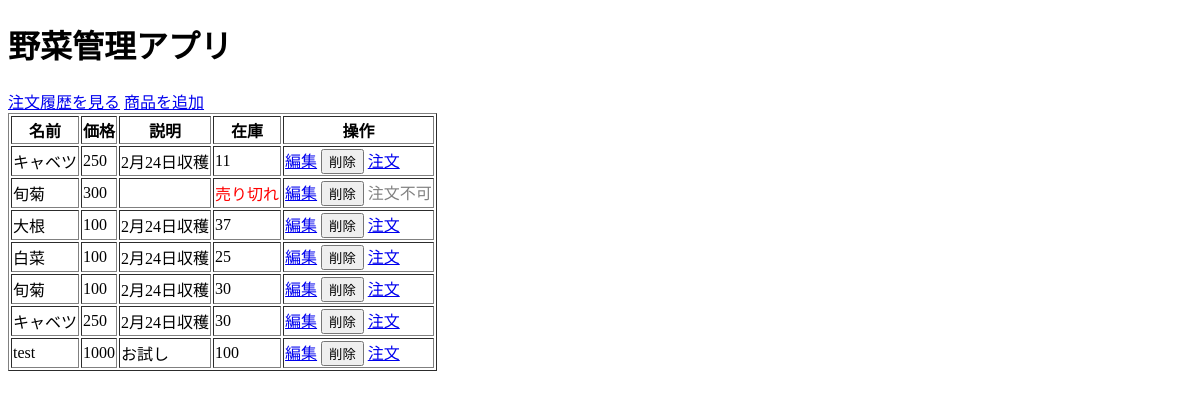
Before: / with the older database file.
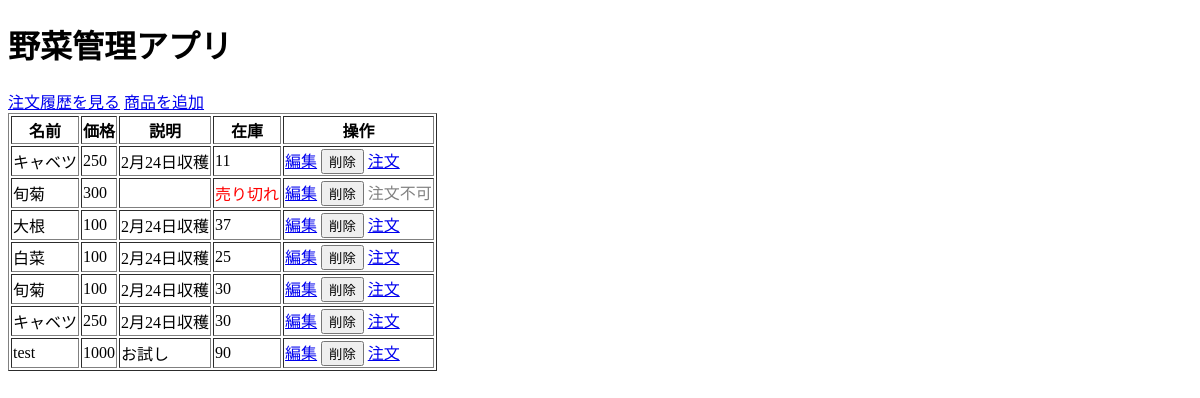
After: the same page with the newer database file.
### app.py (models this page shows)
class Vegetables(db.Model):
    id = db.Column(db.Integer, primary_key=True)
    name = db.Column(db.String(100), nullable=False)
    price = db.Column(db.Integer, nullable=False)
    description = db.Column(db.Text, nullable=True)
    stock = db.Column(db.Integer, nullable=False)
    producer_id = db.Column(db.Integer, db.ForeignKey('users.id'), nullable=False)

### app.py (the view)
@app.route('/')
def index():
    vegetables = Vegetables.query.all()
    return render_template('index.html', vegetables=vegetables)

### templates/index.html (shortened to what this page needs)
<!DOCTYPE html>
<html lang="ja">
<head>
</head>
<body>
    <h1>野菜管理アプリ</h1>
    <a href="{{ url_for('order_history') }}">注文履歴を見る</a>
    <a href="{{ url_for('add_vegetable') }}">商品を追加</a>
    <table border="1">
        <tr>
            <th>名前</th>
            <th>価格</th>
            <th>説明</th>
            <th>在庫</th>
            <th>操作</th>
        </tr>
        {% for vegetable in vegetables %}
        <tr>
            <td>{{ vegetable.name }}</td>
            <td>{{ vegetable.price }}</td>
            <td>{{ vegetable.description }}</td>
            <td>
                {% if vegetable.stock > 0 %}
                    {{ vegetable.stock }}
                {% else %}
                    <span style="color: red;">売り切れ</span>
                {% endif %}
            </td>
            <td>
                <a href="{{ url_for('edit_vegetable', vegetable_id=vegetable.id) }}">編集</a>
                <form action="{{ url_for('delete_vegetable', vegetable_id=vegetable.id) }}" method="POST" style="display:inline;">
                    <button type="submit" onclick="return confirm('本当に削除しますか？');">削除</button>
                </form>
                {% if vegetable.stock > 0 %}
                    <a href="{{ url_for('order_vegetable', vegetable_id=vegetable.id) }}">注文</a>
                {% else %}
                    <span style="color: gray;">注文不可</span>
                {% endif %}
            </td>
        </tr>
        {% else %}
        <tr>
            <td colspan="5">商品がありません。商品を追加してください。</td>
        </tr>
        {% endfor %}
    </table>
</body>
</html>

Changed rows visible on the page:
changed Vegetables "test": stock "100" → "90"
